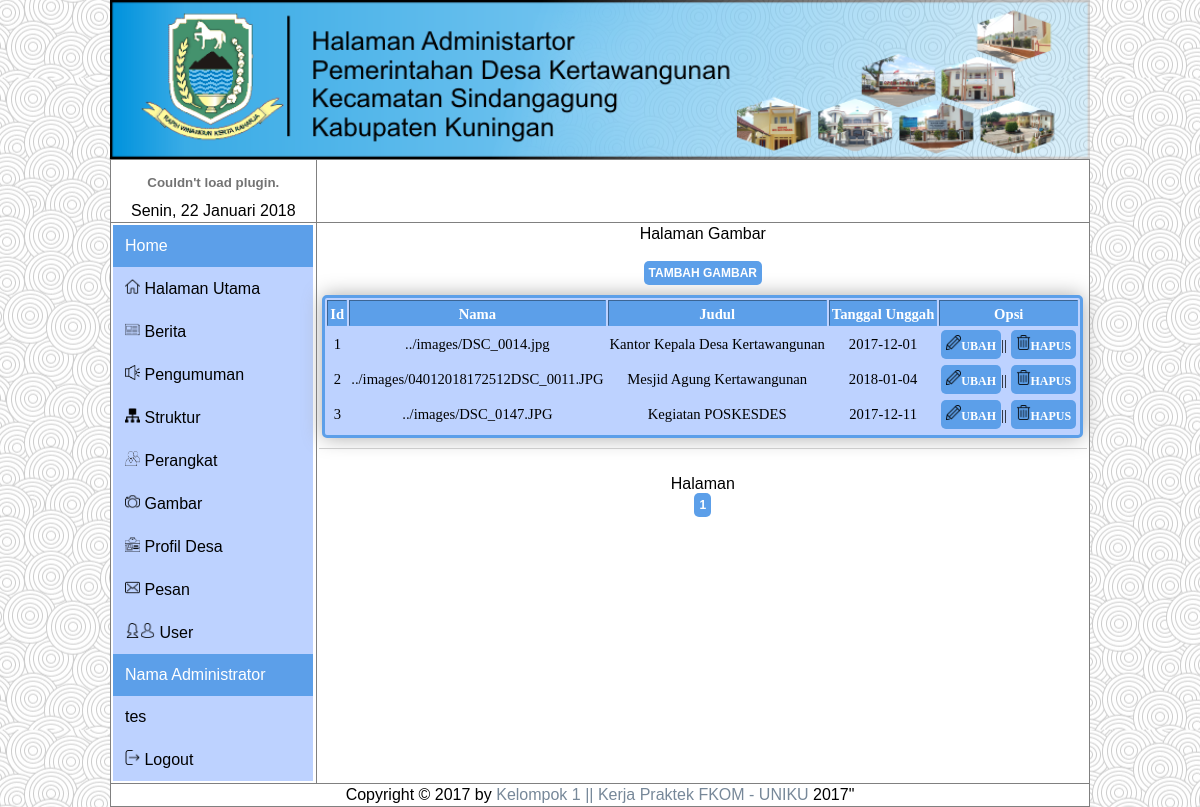
The app's page /administrator/admin.php?n=gambar&page=1 (signed in) with its own data.
### tables this page shows
CREATE TABLE `gambar` (
  `id_gambar` int(5) NOT NULL,
  `gambar` text NOT NULL,
  `judul` varchar(50) NOT NULL,
  `tanggal_unggah` date NOT NULL
);

### administrator/gambar/gambar.php (the view, shortened to what this page needs)
<?php
if(empty($_SESSION['sesi'])){
	echo"<meta http-equiv='refresh' content='0; url=login.php'>";
} else{
	?>
  <!DOCTYPE html>
  <html>
    <head>
    </head>
    <body>
      Halaman  Gambar
      <br>
      <br>
      <form action="" method="post" enctype="multipart/form-data">
      <table border="1" id="theTable">
        <a href="admin.php?n=tambah_gambar" class="button">Tambah Gambar</a>
        <tr>
          <th>Id</th>
          <th>Nama</th>
          <th>Judul</th>
          <th>Tanggal Unggah</th>
          <th>Opsi</th>
        </tr>
        <?php
				$page=$_GET['page'];
				if($page==""||$page==10){
						$page2=0;
				}else{
						$page2=($page*10)-10;
				}
        $sql = mysql_query("SELECT * FROM gambar limit $page2,10");
        while ($data = mysql_fetch_array($sql)) {
          echo "
					<tr>
					<td>$data[id_gambar]</td>
          <td>$data[gambar]</td>
          <td>$data[judul]</td>
          <td>$data[tanggal_unggah]</td>
          <td>
            <a href='admin.php?n=ubah_gambar&id_gambar=$data[id_gambar]' id='button2'><img src='../asset/icon/edit.png' width='15px' height='15px'>Ubah </a>||
						<a href='admin.php?n=hapus_gambar&id_gambar=$data[id_gambar]' ";?> onClick=" return confirm('Apakah data ini akan dihapus ?')" <?php echo "  id='button2'><img src='../asset/icon/garbage.png' width='15px' height='15px'>Hapus </a>
          </td>
          ";
        }
        ?>
      </table>
			<hr>Halaman <br>
			<?php
			$query= mysql_query("select * from gambar ");
			$row = mysql_num_rows($query);
			$a=$row/10;
			$a=ceil($a);
			for($b=1; $b<=$a; $b++){
				?>
					<a href="admin.php?n=gambar&page=<?php echo $b; ?>" id="button2" "><?php echo $b; ?></a>
				<?php
			}
			?>
    </form>
    </body>
  </html>
  <?php
}
?>

### asset/style.css (style rules this page uses)
body { color: #666666; background-color: #F5F5F5 ; background-image: url(images/background.jpg); background-position: center; font-family: arial; line-height: 1.4em; margin: 0px; }
a { color: #778899 ; text-decoration: none; }
hr { border:none; border-top:1px solid #CCCCCC; height:1px; margin-bottom:25px; margin-top:10px; }
* { margin: 0; padding: 0; }
img { max-width: 100%; }
.button { background-color: #5c9fe9; border-radius: 5px 5px 5px 5px; color: #fff; display: inline-block; font-size: 12px; font-weight: bold; padding: 5px 5px; text-decoration: none; text-transform: uppercase; margin-bottom:10px; position:center; }
#button2 { background-color: #5c9fe9; border-radius: 5px 5px 5px 5px; color: #fff; display: inline-block; font-size: 12px; font-weight: bold; padding: 5px 5px; text-decoration: none; text-transform: uppercase; margin-bottom:0; }
#theTable { background:#BDD2FF; font-size:10px; width:auto; text-align:center; border:3px solid #5c9fe9; -moz-border-radius: 5px 5px 5px 5px; -webkit-border-radius: 5px 5px 5px 5px; border-radius: 5px 5px 5px 5px; -moz-box-shadow:0px 0px 20px #aaa; -webkit-box-shadow:0px 0px 20px #aaa; box-shadow:0px 0px 20spx #aaa; }
#theTable th,td { color: #000; padding-left : 2px; padding-right : 2px; padding-top : 2px; padding-bottom : 2px; }
#theTable th { background-color:#5c9fe9; color:#FFF; text-align:center; font: 11pt calibri; font-weight:bold; height:20px; padding-top:5px; }
#theTable td { border:0px solid #5c9fe9; font:normal 11pt calibri; }
#tabel2 th,td { color: #000; padding-left : 2px; padding-right : 2px; padding-top : 2px; padding-bottom : 2px; }

### records on screen
gambar: id_gambar "1", gambar "../images/DSC_0014.jpg", judul "Kantor Kepala Desa Kertawangunan", tanggal_unggah "2017-12-01"
gambar: id_gambar "2", gambar "../images/04012018172512DSC_0011.JPG", judul "Mesjid Agung Kertawangunan", tanggal_unggah "2018-01-04"
gambar: id_gambar "3", gambar "../images/DSC_0147.JPG", judul "Kegiatan POSKESDES", tanggal_unggah "2017-12-11"

### other values on screen
$_SESSION['sesi'] "tes"
